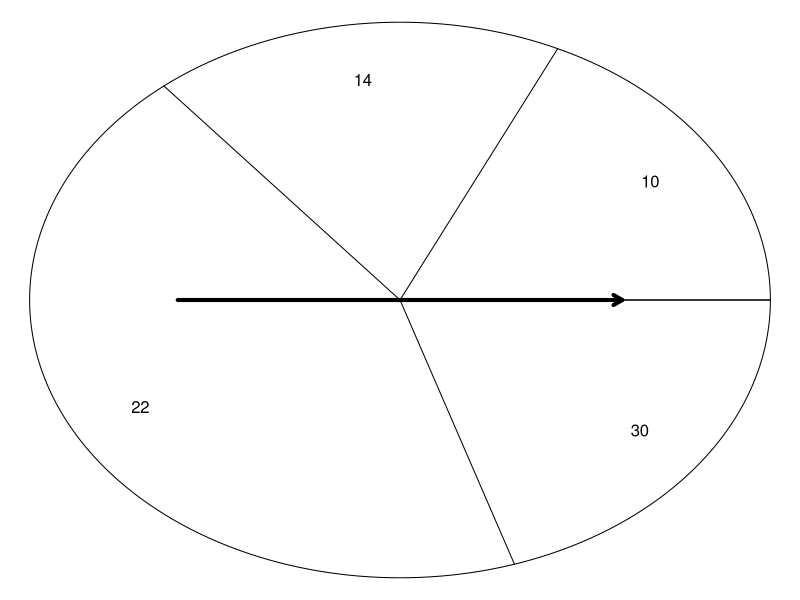

This figure's R source:
## ---- chunk 1
while(T){
    n = sample(4:7,1)
    x = sort(sample(1:30,n))
    l = sort(round(runif(n-1,0,1),2))
    breaks = c(0,l,1)
    p = round(breaks[2:(n+1)]-breaks[1:n],2)
    mu = sum(p*x)
    sig = sqrt(sum(p*(x-mu)^2))
    # the following requirements add considerable time...
    if(sum(p)==1 & sum(p>0.05)==n & as.integer(mu)==mu & as.integer(sig*100)==sig*100){
        break
    }
}

s = ''
for(i in 1:n){
    s = paste(s,'|',i,'|',x[i],'|',p[i],'|\n')
}

c3 = x*p
c4 = x-mu
c5 = (x-mu)^2
c6 = p*(x-mu)^2

s2 = ''
for(i in 1:n){
    s2 = paste(s2,'|',x[i],'|',p[i],'|',c3[i],'|',c4[i],'|',c5[i],'|',c6[i],'|')
    if(i < n){
        s2 = paste(s2,'\n')
    }
}

exact = sample(1:n,1)
xex = x[exact]
two = sort(sample(1:n,2))
ptwo = sum(p[two])
if(n==3){
  atlm = 2
} else {
  atlm = sample(2:(n-1),size=1)
}
xatlm = x[atlm]
atl = sample(c(T,F),1)
if(atl){
  word = "least"
  patlm = sum(p[atlm:n])
  sym = "\\ge"
} else {
  word = "most"
  patlm = sum(p[1:atlm])
  sym = "\\le"
}

## ---- chunk 2
par(mar=c(0,0,0,0))
plot(1,1,xlim=c(-1,1),ylim=c(-1,1),ann=F,axes=F,type='n')
thetas = 1:1000 / 1000 * 2 * pi
xs = cos(thetas)
ys = sin(thetas)
polygon(xs,ys)
for(b in breaks){
    lines(c(0,cos(b*2*pi)),c(0,sin(b*2*pi)))
}
for(i in 1:n){
    text(0.8*cos(mean(c(breaks[i+1],breaks[i]))*2*pi),
         0.8*sin(mean(c(breaks[i+1],breaks[i]))*2*pi),x[i])
}
arrows(-0.6,0,0.6,0,lwd=4,length=0.1)
